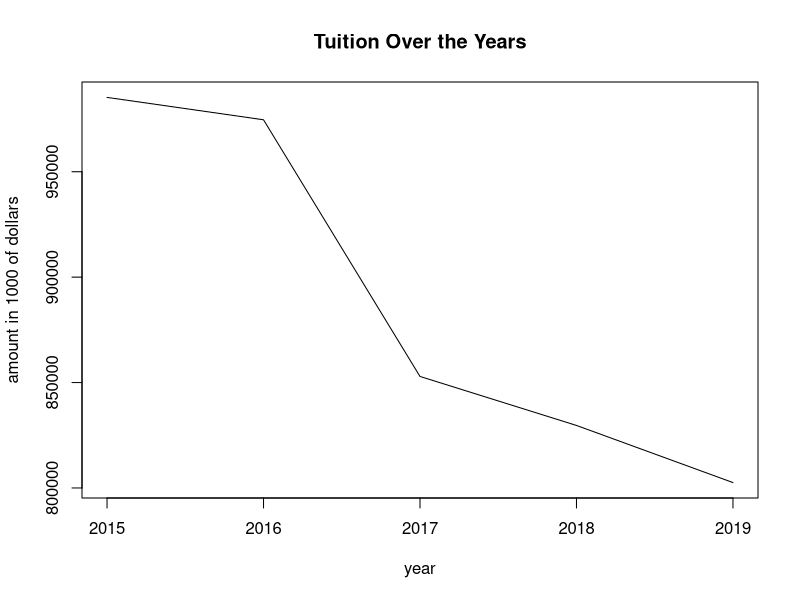

Recreate this plot in R.
## ---- chunk 1
library(knitr)
opts_chunk$set(echo = FALSE)
library(tidyverse)
library(readxl)
library(randomForest)
library(rlist)
library(Metrics)
library(TTR)
library(gridExtra)
library(xtable)
## ---- chunk 2
CashFlows <- read_excel("UMass Balance sheets.xlsx", sheet = 1)
#CashFlows <- as.data.frame(t(CashFlows))
original <- CashFlows
tuition <- CashFlows[c(2,18),]
#names(CashFlows)
CashFlows <- subset(CashFlows, Nets == "1")
CashFlows <- rbind(CashFlows, tuition)
kable(head(CashFlows[1:6], 12))
## ---- chunk 3
train <- CashFlows[,2:4]
test <- CashFlows[,c(5:6)]
train <- as.data.frame(t(train))
test <- as.data.frame(t(test))

train.ts <- ts((as.numeric(as.vector(train$V12))), frequency = 1, start = c(2018, 1))
test.ts <- ts((as.numeric(as.vector(test$V12))), frequency = 1, start = c(2018, 1))

## ---- chunk 4
seed.val <- 1234567
set.seed(seed.val)
## ---- chunk 5
x <- original[c(2,3,16:20),]
x.train <- x[,2:4]
x.train <- as.data.frame(t(x.train))
kable(head(x[1:6], 7))
## ---- chunk 6
tuition <- as.data.frame(t(CashFlows))
 tuition.ts <- ts((as.numeric(as.vector(tuition[2:6,12]))), frequency = 1, start = c(2015, 1))
ts.plot(tuition.ts, xlab = "year", ylab ="amount in 1000 of dollars", main = "Tuition Over the Years")
## ---- chunk 7
fit.3 <- lm(V12 ~V3, data = train)
kable(xtable(fit.3))
## ---- chunk 8
fit.5 <- lm(V12 ~V5, data = train)
kable(xtable(fit.5))
## ---- chunk 9
fit.11 <- lm(V12 ~V11, data = train)
kable(xtable(fit.11))
## ---- chunk 10
x.2 <- lm(V1~V2,data=x.train)
kable(xtable(x.2))
## ---- chunk 11
x.7 <- lm(V1~V7,data=x.train)
kable(xtable(x.7))
